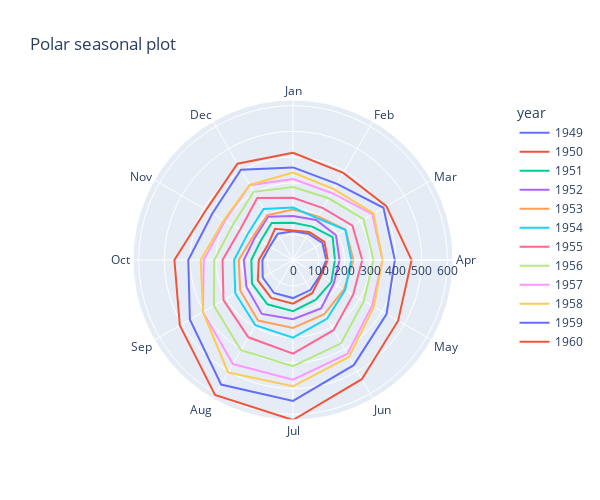

Write notebook code for a chart like this one.
### Markdown cell above
### Polar seasonal plot

### Code cell
fig = px.line_polar(flights, r='passengers', theta='month', 
                    color='year', line_close=True, 
                    title='Polar seasonal plot',
                    width=600, height=500)
fig.show()

### Figure 1 — Plotly figure (JSON) as saved in the notebook; plotly's stock layout.template omitted (floating-point values rounded to 4 significant figures)
{"data": [{"hovertemplate": "year=1949<br>passengers=%{r}<br>month=%{theta}<extra></extra>", "legendgroup": "1949", "line": {"color": "#636efa", "dash": "solid"}, "mode": "lines", "name": "1949", "r": [112, 118, 132, 129, 121, 135, 148, 148, 136, 119, 104, 118, 112], "showlegend": true, "subplot": "polar", "theta": ["Jan", "Feb", "Mar", "Apr", "May", "Jun", "Jul", "Aug", "Sep", "Oct", "Nov", "Dec", "Jan"], "type": "scatterpolar"}, {"hovertemplate": "year=1950<br>passengers=%{r}<br>month=%{theta}<extra></extra>", "legendgroup": "1950", "line": {"color": "#EF553B", "dash": "solid"}, "mode": "lines", "name": "1950", "r": [115, 126, 141, 135, 125, 149, 170, 170, 158, 133, 114, 140, 115], "showlegend": true, "subplot": "polar", "theta": ["Jan", "Feb", "Mar", "Apr", "May", "Jun", "Jul", "Aug", "Sep", "Oct", "Nov", "Dec", "Jan"], "type": "scatterpolar"}, {"hovertemplate": "year=1951<br>passengers=%{r}<br>month=%{theta}<extra></extra>", "legendgroup": "1951", "line": {"color": "#00cc96", "dash": "solid"}, "mode": "lines", "name": "1951", "r": [145, 150, 178, 163, 172, 178, 199, 199, 184, 162, 146, 166, 145], "showlegend": true, "subplot": "polar", "theta": ["Jan", "Feb", "Mar", "Apr", "May", "Jun", "Jul", "Aug", "Sep", "Oct", "Nov", "Dec", "Jan"], "type": "scatterpolar"}, {"hovertemplate": "year=1952<br>passengers=%{r}<br>month=%{theta}<extra></extra>", "legendgroup": "1952", "line": {"color": "#ab63fa", "dash": "solid"}, "mode": "lines", "name": "1952", "r": [171, 180, 193, 181, 183, 218, 230, 242, 209, 191, 172, 194, 171], "showlegend": true, "subplot": "polar", "theta": ["Jan", "Feb", "Mar", "Apr", "May", "Jun", "Jul", "Aug", "Sep", "Oct", "Nov", "Dec", "Jan"], "type": "scatterpolar"}, {"hovertemplate": "year=1953<br>passengers=%{r}<br>month=%{theta}<extra></extra>", "legendgroup": "1953", "line": {"color": "#FFA15A", "dash": "solid"}, "mode": "lines", "name": "1953", "r": [196, 196, 236, 235, 229, 243, 264, 272, 237, 211, 180, 201, 196], "showlegend": true, "subplot": "polar", "theta": ["Jan", "Feb", "Mar", "Apr", "May", "Jun", "Jul", "Aug", "Sep", "Oct", "Nov", "Dec", "Jan"], "type": "scatterpolar"}, {"hovertemplate": "year=1954<br>passengers=%{r}<br>month=%{theta}<extra></extra>", "legendgroup": "1954", "line": {"color": "#19d3f3", "dash": "solid"}, "mode": "lines", "name": "1954", "r": [204, 188, 235, 227, 234, 264, 302, 293, 259, 229, 203, 229, 204], "showlegend": true, "subplot": "polar", "theta": ["Jan", "Feb", "Mar", "Apr", "May", "Jun", "Jul", "Aug", "Sep", "Oct", "Nov", "Dec", "Jan"], "type": "scatterpolar"}, {"hovertemplate": "year=1955<br>passengers=%{r}<br>month=%{theta}<extra></extra>", "legendgroup": "1955", "line": {"color": "#FF6692", "dash": "solid"}, "mode": "lines", "name": "1955", "r": [242, 233, 267, 269, 270, 315, 364, 347, 312, 274, 237, 278, 242], "showlegend": true, "subplot": "polar", "theta": ["Jan", "Feb", "Mar", "Apr", "May", "Jun", "Jul", "Aug", "Sep", "Oct", "Nov", "Dec", "Jan"], "type": "scatterpolar"}, {"hovertemplate": "year=1956<br>passengers=%{r}<br>month=%{theta}<extra></extra>", "legendgroup": "1956", "line": {"color": "#B6E880", "dash": "solid"}, "mode": "lines", "name": "1956", "r": [284, 277, 317, 313, 318, 374, 413, 405, 355, 306, 271, 306, 284], "showlegend": true, "subplot": "polar", "theta": ["Jan", "Feb", "Mar", "Apr", "May", "Jun", "Jul", "Aug", "Sep", "Oct", "Nov", "Dec", "Jan"], "type": "scatterpolar"}, {"hovertemplate": "year=1957<br>passengers=%{r}<br>month=%{theta}<extra></extra>", "legendgroup": "1957", "line": {"color": "#FF97FF", "dash": "solid"}, "mode": "lines", "name": "1957", "r": [315, 301, 356, 348, 355, 422, 465, 467, 404, 347, 305, 336, 315], "showlegend": true, "subplot": "polar", "theta": ["Jan", "Feb", "Mar", "Apr", "May", "Jun", "Jul", "Aug", "Sep", "Oct", "Nov", "Dec", "Jan"], "type": "scatterpolar"}, {"hovertemplate": "year=1958<br>passengers=%{r}<br>month=%{theta}<extra></extra>", "legendgroup": "1958", "line": {"color": "#FECB52", "dash": "solid"}, "mode": "lines", "name": "1958", "r": [340, 318, 362, 348, 363, 435, 491, 505, 404, 359, 310, 337, 340], "showlegend": true, "subplot": "polar", "theta": ["Jan", "Feb", "Mar", "Apr", "May", "Jun", "Jul", "Aug", "Sep", "Oct", "Nov", "Dec", "Jan"], "type": "scatterpolar"}, {"hovertemplate": "year=1959<br>passengers=%{r}<br>month=%{theta}<extra></extra>", "legendgroup": "1959", "line": {"color": "#636efa", "dash": "solid"}, "mode": "lines", "name": "1959", "r": [360, 342, 406, 396, 420, 472, 548, 559, 463, 407, 362, 405, 360], "showlegend": true, "subplot": "polar", "theta": ["Jan", "Feb", "Mar", "Apr", "May", "Jun", "Jul", "Aug", "Sep", "Oct", "Nov", "Dec", "Jan"], "type": "scatterpolar"}, {"hovertemplate": "year=1960<br>passengers=%{r}<br>month=%{theta}<extra></extra>", "legendgroup": "1960", "line": {"color": "#EF553B", "dash": "solid"}, "mode": "lines", "name": "1960", "r": [417, 391, 419, 461, 472, 535, 622, 606, 508, 461, 390, 432, 417], "showlegend": true, "subplot": "polar", "theta": ["Jan", "Feb", "Mar", "Apr", "May", "Jun", "Jul", "Aug", "Sep", "Oct", "Nov", "Dec", "Jan"], "type": "scatterpolar"}], "layout": {"height": 500, "legend": {"title": {"text": "year"}, "tracegroupgap": 0}, "polar": {"angularaxis": {"direction": "clockwise", "rotation": 90}, "domain": {"x": [0, 1], "y": [0, 1]}}, "title": {"text": "Polar seasonal plot"}, "width": 600}}
